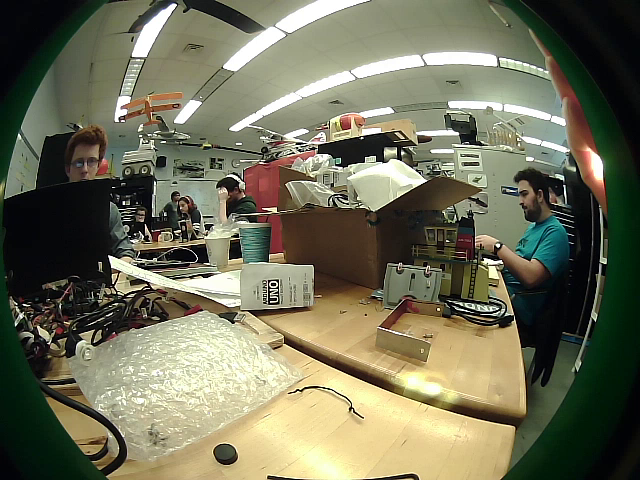
#> input picture data/video1/frame003.png, 640 x 480 px
$ python diff.py data/video1/frame003.png data/video1/frame018.png   (older library calls are emulated)
#> lines starting #> are read from the running program, lines starting #| are printed output that depends on the picture; after the words box and inside, x2 and y2 are one past the last pixel; in counts of white or black regions, pixels touching at a corner belong together
import cv2
import numpy as np
import sys

def scale(img):

  shifted = np.int16(img) - np.min(img)
  scaled = np.uint8(shifted * 255.0 / np.max(shifted))
  return scaled


img1 = cv2.imread(sys.argv[1])
#> img1 is the input picture: shape (480, 640, 3); mean B, G, R 89.3, 111.9, 112.7
img2 = cv2.imread(sys.argv[2])
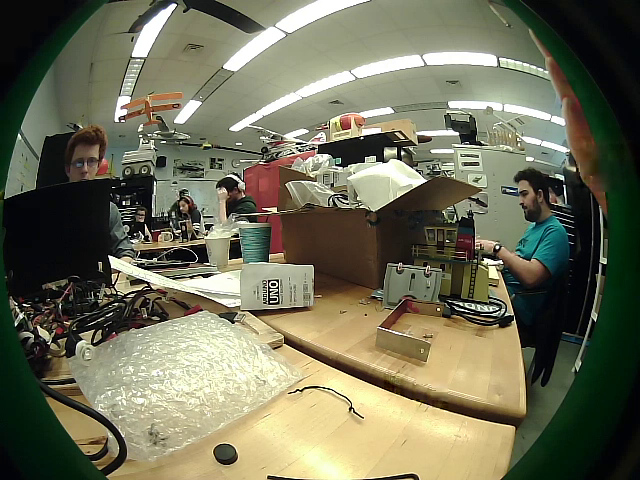
#> input picture data/video1/frame018.png, 640 x 480 px
#> img2 is the input picture: shape (480, 640, 3); mean B, G, R 88.1, 110.7, 111.4


diff = np.int16(img2)
diff -= img1
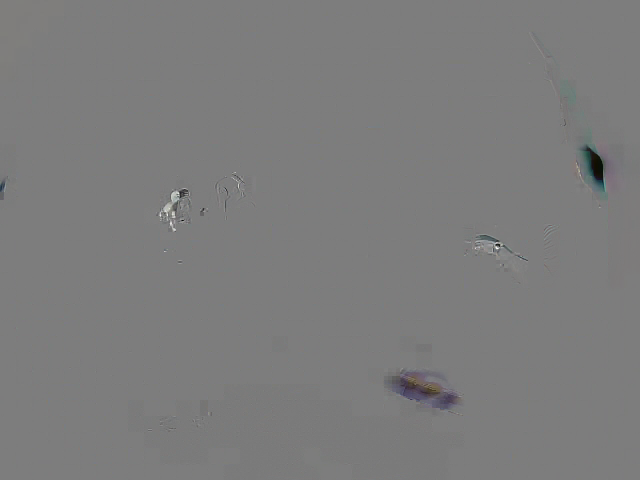
#> diff: shape (480, 640, 3) int16; mean B, G, R -1.2, -1.2, -1.2; drawn with min black and max white

cv2.imwrite("diff.png", scale(diff))

scharr = cv2.Scharr(diff, cv2.CV_16S, 0, 1)

cv2.imwrite("scharr.png", scale(scharr))

canny = cv2.Canny(scale(scharr), 100, 200)
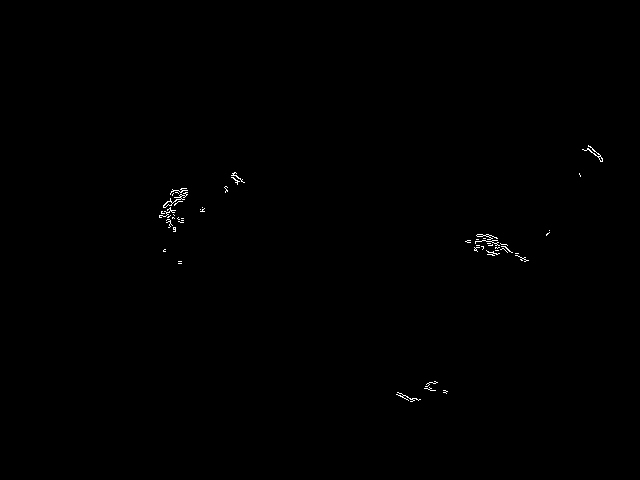
#> canny: shape (480, 640); 0.22% white in thin lines or dots, all inside (x1, y1, x2, y2) = (159, 145, 603, 402)

cv2.imwrite("canny.png", scale(canny))
